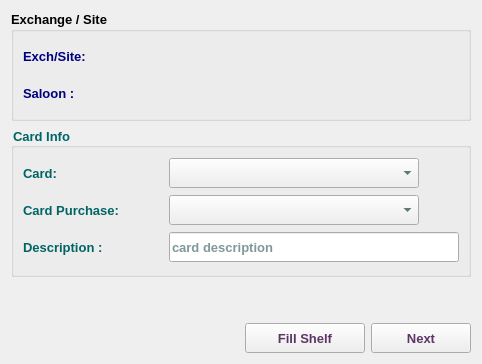
     <widget class="QWidget" name="exchTab">
      <attribute name="title">
       <string>exch</string>
      </attribute>
      <layout class="QVBoxLayout" name="verticalLayout_10">
       <item>
        <widget class="QGroupBox" name="infoGB">
         <property name="minimumSize">
          <size>
           <width>200</width>
           <height>110</height>
          </size>
         </property>
         <property name="maximumSize">
          <size>
           <width>1000</width>
           <height>900</height>
          </size>
         </property>
         <property name="font">
          <font>
           <family>Tahoma</family>
           <pointsize>10</pointsize>
           <weight>75</weight>
           <italic>false</italic>
           <bold>true</bold>
          </font>
         </property>
         <property name="styleSheet">
          <string notr="true"/>
         </property>
         <property name="title">
          <string>Exchange / Site</string>
         </property>
         <layout class="QVBoxLayout" name="verticalLayout">
          <item>
           <layout class="QHBoxLayout" name="horizontalLayout_7">
            <item>
             <widget class="QLabel" name="label_6">
              <property name="minimumSize">
               <size>
                <width>140</width>
                <height>30</height>
               </size>
              </property>
              <property name="maximumSize">
               <size>
                <width>140</width>
                <height>30</height>
               </size>
              </property>
              <property name="font">
               <font>
                <family>Tahoma</family>
                <pointsize>10</pointsize>
                <weight>75</weight>
                <bold>true</bold>
               </font>
              </property>
              <property name="styleSheet">
               <string notr="true">color: rgb(0, 0, 127);</string>
              </property>
              <property name="text">
               <string>Exch/Site:</string>
              </property>
             </widget>
            </item>
            <item>
             <widget class="QLabel" name="abbrLbl">
              <property name="minimumSize">
               <size>
                <width>200</width>
                <height>30</height>
               </size>
              </property>
              <property name="maximumSize">
               <size>
                <width>16777215</width>
                <height>30</height>
               </size>
              </property>
              <property name="font">
               <font>
                <family>Tahoma</family>
                <pointsize>10</pointsize>
                <weight>75</weight>
                <bold>true</bold>
               </font>
              </property>
              <property name="styleSheet">
               <string notr="true">color: rgb(85, 0, 127);</string>
              </property>
              <property name="text">
               <string/>
              </property>
              <property name="alignment">
               <set>Qt::AlignLeading|Qt::AlignLeft|Qt::AlignVCenter</set>
              </property>
              <property name="wordWrap">
               <bool>true</bool>
              </property>
             </widget>
            </item>
           </layout>
          </item>
          <item>
           <layout class="QHBoxLayout" name="horizontalLayout_6">
            <item>
             <widget class="QLabel" name="label_5">
              <property name="minimumSize">
               <size>
                <width>140</width>
                <height>30</height>
               </size>
              </property>
              <property name="maximumSize">
               <size>
                <width>140</width>
                <height>30</height>
               </size>
              </property>
              <property name="font">
               <font>
                <family>Tahoma</family>
                <pointsize>10</pointsize>
                <weight>75</weight>
                <bold>true</bold>
               </font>
              </property>
              <property name="styleSheet">
               <string notr="true">color: rgb(0, 0, 127);</string>
              </property>
              <property name="text">
               <string>Saloon :</string>
              </property>
              <property name="alignment">
               <set>Qt::AlignLeading|Qt::AlignLeft|Qt::AlignVCenter</set>
              </property>
             </widget>
            </item>
            <item>
             <widget class="QLabel" name="saloonLbl">
              <property name="minimumSize">
               <size>
                <width>200</width>
                <height>30</height>
               </size>
              </property>
              <property name="maximumSize">
               <size>
                <width>16777215</width>
                <height>50</height>
               </size>
              </property>
              <property name="font">
               <font>
                <family>Tahoma</family>
                <pointsize>10</pointsize>
                <weight>75</weight>
                <bold>true</bold>
               </font>
              </property>
              <property name="styleSheet">
               <string notr="true">color: rgb(85, 0, 127);</string>
              </property>
              <property name="text">
               <string/>
              </property>
              <property name="alignment">
               <set>Qt::AlignLeading|Qt::AlignLeft|Qt::AlignVCenter</set>
              </property>
              <property name="wordWrap">
               <bool>true</bool>
              </property>
             </widget>
            </item>
           </layout>
          </item>
         </layout>
        </widget>
       </item>
       <item>
        <widget class="QGroupBox" name="cardIntGB">
         <property name="minimumSize">
          <size>
           <width>200</width>
           <height>150</height>
          </size>
         </property>
         <property name="maximumSize">
          <size>
           <width>800</width>
           <height>900</height>
          </size>
         </property>
         <property name="font">
          <font>
           <family>Tahoma</family>
           <pointsize>10</pointsize>
           <weight>75</weight>
           <bold>true</bold>
          </font>
         </property>
         <property name="styleSheet">
          <string notr="true">color: rgb(0, 100, 100);</string>
         </property>
         <property name="title">
          <string>Card Info</string>
         </property>
         <layout class="QVBoxLayout" name="verticalLayout_5">
          <item>
           <layout class="QHBoxLayout" name="horizontalLayout_8">
            <item>
             <widget class="QLabel" name="label_7">
              <property name="minimumSize">
               <size>
                <width>140</width>
                <height>30</height>
               </size>
              </property>
              <property name="maximumSize">
               <size>
                <width>140</width>
                <height>30</height>
               </size>
              </property>
              <property name="font">
               <font>
                <family>Tahoma</family>
                <pointsize>10</pointsize>
                <weight>75</weight>
                <bold>true</bold>
               </font>
              </property>
              <property name="styleSheet">
               <string notr="true">color: rgb(0, 100, 100);</string>
              </property>
              <property name="text">
               <string>Card:</string>
              </property>
             </widget>
            </item>
            <item>
             <widget class="QComboBox" name="cardCB">
              <property name="sizePolicy">
               <sizepolicy hsizetype="Preferred" vsizetype="Preferred">
                <horstretch>0</horstretch>
                <verstretch>0</verstretch>
               </sizepolicy>
              </property>
              <property name="minimumSize">
               <size>
                <width>250</width>
                <height>30</height>
               </size>
              </property>
              <property name="maximumSize">
               <size>
                <width>250</width>
                <height>30</height>
               </size>
              </property>
              <property name="font">
               <font>
                <family>Tahoma</family>
                <pointsize>10</pointsize>
                <weight>75</weight>
                <bold>true</bold>
               </font>
              </property>
              <property name="styleSheet">
               <string notr="true">color: rgb(0, 50, 50);</string>
              </property>
             </widget>
            </item>
            <item>
             <spacer name="horizontalSpacer_2">
              <property name="orientation">
               <enum>Qt::Horizontal</enum>
              </property>
              <property name="sizeHint" stdset="0">
               <size>
                <width>40</width>
                <height>20</height>
               </size>
              </property>
             </spacer>
            </item>
           </layout>
          </item>
          <item>
           <layout class="QHBoxLayout" name="horizontalLayout_9">
            <item>
             <widget class="QLabel" name="label_8">
              <property name="minimumSize">
               <size>
                <width>140</width>
                <height>30</height>
               </size>
              </property>
              <property name="maximumSize">
               <size>
                <width>140</width>
                <height>30</height>
               </size>
              </property>
              <property name="font">
               <font>
                <family>Tahoma</family>
                <pointsize>10</pointsize>
                <weight>75</weight>
                <bold>true</bold>
               </font>
              </property>
              <property name="styleSheet">
               <string notr="true">color: rgb(0, 100, 100);</string>
              </property>
              <property name="text">
               <string>Card Purchase:</string>
              </property>
              <property name="alignment">
               <set>Qt::AlignLeading|Qt::AlignLeft|Qt::AlignVCenter</set>
              </property>
             </widget>
            </item>
            <item>
             <widget class="QComboBox" name="purCB">
              <property name="sizePolicy">
               <sizepolicy hsizetype="Preferred" vsizetype="Preferred">
                <horstretch>0</horstretch>
                <verstretch>0</verstretch>
               </sizepolicy>
              </property>
              <property name="minimumSize">
               <size>
                <width>250</width>
                <height>30</height>
               </size>
              </property>
              <property name="maximumSize">
               <size>
                <width>250</width>
                <height>30</height>
               </size>
              </property>
              <property name="font">
               <font>
                <family>Tahoma</family>
                <pointsize>10</pointsize>
                <weight>75</weight>
                <bold>true</bold>
               </font>
              </property>
              <property name="styleSheet">
               <string notr="true">color: rgb(0, 50, 50);</string>
              </property>
             </widget>
            </item>
            <item>
             <spacer name="horizontalSpacer_13">
              <property name="orientation">
               <enum>Qt::Horizontal</enum>
              </property>
              <property name="sizeHint" stdset="0">
               <size>
                <width>40</width>
                <height>20</height>
               </size>
              </property>
             </spacer>
            </item>
           </layout>
          </item>
          <item>
           <layout class="QHBoxLayout" name="horizontalLayout_33">
            <item>
             <widget class="QLabel" name="label_25">
              <property name="minimumSize">
               <size>
                <width>140</width>
                <height>30</height>
               </size>
              </property>
              <property name="maximumSize">
               <size>
                <width>140</width>
                <height>30</height>
               </size>
              </property>
              <property name="font">
               <font>
                <family>Tahoma</family>
                <pointsize>10</pointsize>
                <weight>75</weight>
                <bold>true</bold>
               </font>
              </property>
              <property name="styleSheet">
               <string notr="true">color: rgb(0, 100, 100);</string>
              </property>
              <property name="text">
               <string>Description :</string>
              </property>
             </widget>
            </item>
            <item>
             <widget class="QLineEdit" name="descLE">
              <property name="sizePolicy">
               <sizepolicy hsizetype="Expanding" vsizetype="Preferred">
                <horstretch>0</horstretch>
                <verstretch>0</verstretch>
               </sizepolicy>
              </property>
              <property name="minimumSize">
               <size>
                <width>200</width>
                <height>30</height>
               </size>
              </property>
              <property name="maximumSize">
               <size>
                <width>2000</width>
                <height>30</height>
               </size>
              </property>
              <property name="font">
               <font>
                <family>Tahoma</family>
                <pointsize>10</pointsize>
                <weight>75</weight>
                <bold>true</bold>
               </font>
              </property>
              <property name="styleSheet">
               <string notr="true">color: rgb(0, 50, 50);</string>
              </property>
              <property name="placeholderText">
               <string>card description</string>
              </property>
             </widget>
            </item>
           </layout>
          </item>
         </layout>
        </widget>
       </item>
       <item>
        <spacer name="verticalSpacer">
         <property name="orientation">
          <enum>Qt::Vertical</enum>
         </property>
         <property name="sizeHint" stdset="0">
          <size>
           <width>20</width>
           <height>40</height>
          </size>
         </property>
        </spacer>
       </item>
       <item>
        <layout class="QHBoxLayout" name="horizontalLayout_40">
         <item>
          <spacer name="horizontalSpacer_7">
           <property name="font">
            <font>
             <family>Tahoma</family>
             <pointsize>10</pointsize>
            </font>
           </property>
           <property name="orientation">
            <enum>Qt::Horizontal</enum>
           </property>
           <property name="sizeHint" stdset="0">
            <size>
             <width>40</width>
             <height>20</height>
            </size>
           </property>
          </spacer>
         </item>
         <item>
          <widget class="QPushButton" name="fillShelfBtn">
           <property name="enabled">
            <bool>true</bool>
           </property>
           <property name="sizePolicy">
            <sizepolicy hsizetype="Preferred" vsizetype="Preferred">
             <horstretch>0</horstretch>
             <verstretch>0</verstretch>
            </sizepolicy>
           </property>
           <property name="minimumSize">
            <size>
             <width>120</width>
             <height>30</height>
            </size>
           </property>
           <property name="maximumSize">
            <size>
             <width>200</width>
             <height>30</height>
            </size>
           </property>
           <property name="font">
            <font>
             <family>Tahoma</family>
             <pointsize>10</pointsize>
             <weight>75</weight>
             <bold>true</bold>
            </font>
           </property>
           <property name="styleSheet">
            <string notr="true">color: rgb(92, 53, 102);</string>
           </property>
           <property name="text">
            <string>Fill Shelf</string>
           </property>
           <property name="icon">
            <iconset resource="../../../../image.qrc">
             <normaloff>:/Image/card.png</normaloff>:/Image/card.png</iconset>
           </property>
           <property name="iconSize">
            <size>
             <width>20</width>
             <height>20</height>
            </size>
           </property>
          </widget>
         </item>
         <item>
          <widget class="QPushButton" name="exchNextBtn">
           <property name="enabled">
            <bool>true</bool>
           </property>
           <property name="sizePolicy">
            <sizepolicy hsizetype="Preferred" vsizetype="Preferred">
             <horstretch>0</horstretch>
             <verstretch>0</verstretch>
            </sizepolicy>
           </property>
           <property name="minimumSize">
            <size>
             <width>100</width>
             <height>30</height>
            </size>
           </property>
           <property name="maximumSize">
            <size>
             <width>200</width>
             <height>30</height>
            </size>
           </property>
           <property name="font">
            <font>
             <family>Tahoma</family>
             <pointsize>10</pointsize>
             <weight>75</weight>
             <bold>true</bold>
            </font>
           </property>
           <property name="styleSheet">
            <string notr="true">color: rgb(92, 53, 102);</string>
           </property>
           <property name="text">
            <string>Next</string>
           </property>
           <property name="icon">
            <iconset resource="../../../../image.qrc">
             <normaloff>:/Image/next.png</normaloff>:/Image/next.png</iconset>
           </property>
           <property name="iconSize">
            <size>
             <width>20</width>
             <height>20</height>
            </size>
           </property>
          </widget>
         </item>
        </layout>
       </item>
      </layout>
     </widget>
